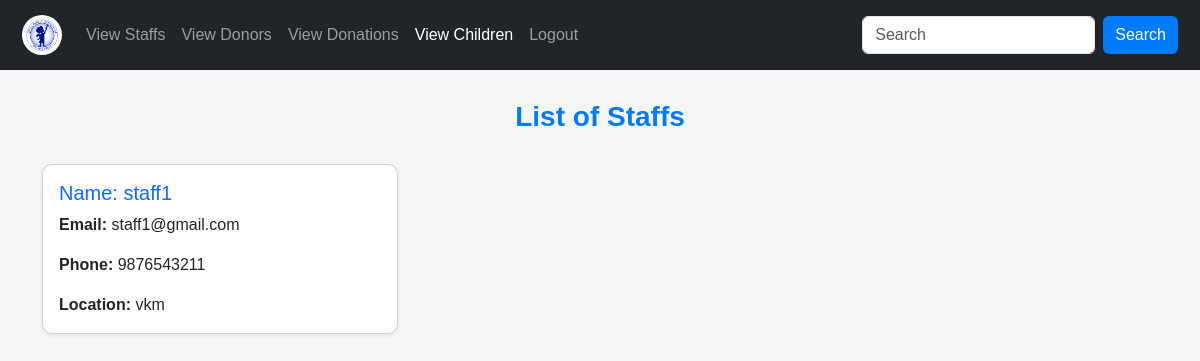
/viewstaffs/, run on an earlier commit of the app's database.
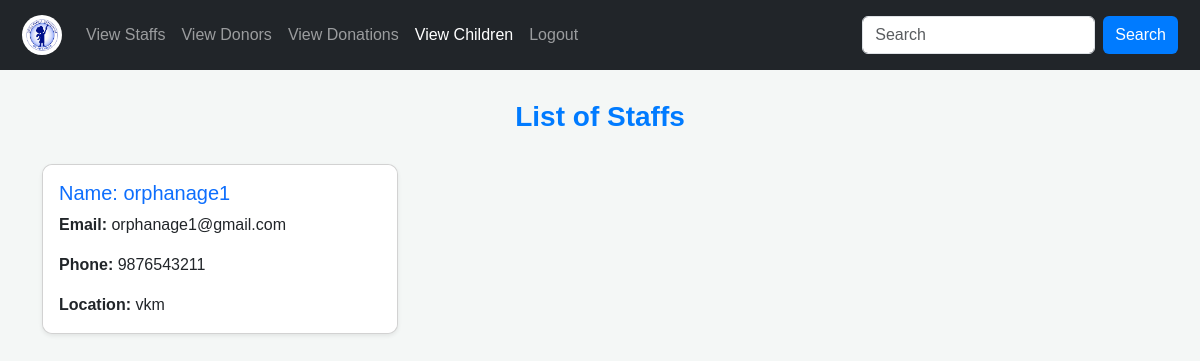
And on a later commit of the database.
### app/models.py (models this page shows, shortened)
class Stafreg(models.Model):
    email = models.EmailField(unique=True)
    name = models.TextField()
    phone = models.IntegerField()
    password = models.TextField()
    location= models.TextField()
    confirm_password=models.TextField()

### app/views.py (the view)
# urls.py: path('viewstaffs/', views.viewstaffs, name='viewstaffs'),
def viewstaffs(request):
    data=Stafreg.objects.all()
    return render(request,'admin/viewstaffs.html',{'data':data})

### templates/admin/viewstaffs.html (shortened to what this page needs)
<!DOCTYPE html>
<html lang="en">
<head>
    <link href="https://cdn.jsdelivr.net/npm/bootstrap@5.3.3/dist/css/bootstrap.min.css" rel="stylesheet">
</head>
<body>
    <nav class="navbar navbar-expand-lg navbar-dark bg-dark">
        <div class="container-fluid">
            <a class="navbar-brand" href="../admin_home">
                <img src="../static/R.jpg" alt="Logo">
            </a>
            <div class="collapse navbar-collapse" id="navbarNav">
                <ul class="navbar-nav me-auto">
                    <li class="nav-item"><a class="nav-link" href="../viewstaffs">View Staffs</a></li>
                    <li class="nav-item"><a class="nav-link" href="../viewdonors">View Donors</a></li>
                    <li class="nav-item"><a class="nav-link" href="../viewdonations">View Donations</a></li>
                    <li class="nav-item"><a class="nav-link active" href="../viewchildren">View Children</a></li>
                    <li class="nav-item"><a class="nav-link" href="../logout">Logout</a></li>
                </ul>
                <form class="d-flex">
                    <input class="form-control me-2" type="text" placeholder="Search">
                    <button class="btn btn-primary" type="button">Search</button>
                </form>
            </div>
        </div>
    </nav>
    <div class="container">
        <h2 class="page-title">List of Staffs</h2>
    </div>
    <div class="container">
        <div class="row">
            {% for i in data %}
            <div class="col-md-4 mb-4">
                <div class="card shadow-sm">
                    <div class="card-body">
                        <h5 class="card-title text-primary">Name: {{i.name}}</h5>
                        <p class="card-text"><strong>Email:</strong> {{i.email}}</p>
                        <p class="card-text"><strong>Phone:</strong> {{i.phone}}</p>
                        <p class="card-text"><strong>Location:</strong> {{i.location}}</p>
                    </div>
                </div>
            </div>
            {% endfor %}
        </div>
    </div>
</body>
</html>

What changed in the data, as far as the page shows it:
changed Stafreg "vkm": name "staff1" → "orphanage1"; email "staff1@gmail.com" → "orphanage1@gmail.com"
